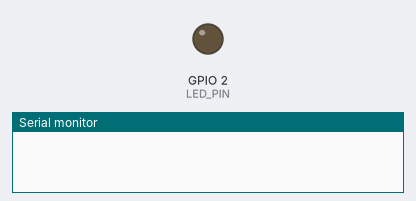
A sketch run on a simulated ESP32-S3. On the bench: output pins drawn as LEDs (lit = HIGH), the last lines printed to the serial monitor. Nothing arrives over Bluetooth unless stated; a phone connects over Bluetooth LE 3 s after start.

Above: at 0.0 s.
At 3.1 s:
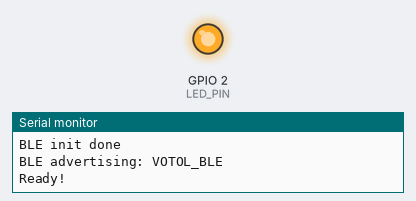
Timing chart, 0 to 7.5 s (numbered marks = the images above):
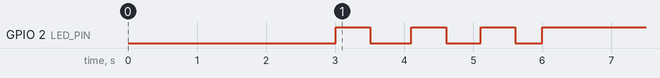

Measured:
- by itself, GPIO 2 (LED_PIN): goes HIGH 0.50 s, LOW 0.60 s, HIGH 0.50 s, LOW 0.50 s, HIGH 0.50 s, LOW 0.39 s, then HIGH

The sketch:

votol_ble_bridge.ino
```cpp
/*
 * Votol Serial-to-BLE Bridge for VoltronDash
 *
 * Wiring (ESP32-S3):
 *   ESP32 GPIO9  (RX) <- Votol TX
 *   ESP32 GPIO10 (TX) -> Votol RX
 *   ESP32 GND         -  Votol GND
 *
 * SHOW command must include volcalib/curcalib values
 * or the controller reports 0V!
 */

#include <BLEDevice.h>
#include <BLEServer.h>
#include <BLEUtils.h>
#include <BLE2902.h>

// --- Pin Config ---
#define VOTOL_RX_PIN 9
#define VOTOL_TX_PIN 10
#define VOTOL_BAUD   9600
#define LED_PIN      2

// --- BLE Config ---
#define DEVICE_NAME  "VOTOL_BLE"
#define SERVICE_UUID "0000ffe0-0000-1000-8000-00805f9b34fb"
#define NOTIFY_UUID  "0000ffe1-0000-1000-8000-00805f9b34fb"
#define WRITE_UUID   "0000ffe2-0000-1000-8000-00805f9b34fb"

#define SHOW_INTERVAL_MS  1000
#define SERIAL_TIMEOUT_MS 100

// SHOW command WITH calibration values:
// B16=0x1E (weak flux cal=30), B17=0xAA
// B18-19=0x04 0x67 (volcalib=1127)
// B20-21=0x00 0xF3 (curcalib=243)
static const uint8_t SHOW_CMD[] = {
  0xC9, 0x14, 0x02, 0x53, 0x48, 0x4F, 0x57, 0x00,
  0x00, 0x00, 0x00, 0x00, 0xAA, 0x00, 0x00, 0x00,
  0x1E, 0xAA, 0x04, 0x67, 0x00, 0xF3, 0x52, 0x0D
};

BLEServer* pServer = NULL;
BLECharacteristic* pNotifyChar = NULL;
bool bleConnected = false;
uint32_t lastShowTime = 0;
uint32_t lastLedToggle = 0;
bool ledState = false;

class ServerCB : public BLEServerCallbacks {
  void onConnect(BLEServer* s) override {
    bleConnected = true;
    digitalWrite(LED_PIN, HIGH);
    Serial.println("BLE connected");
  }
  void onDisconnect(BLEServer* s) override {
    bleConnected = false;
    Serial.println("BLE disconnected");
    delay(100);
    s->startAdvertising();
  }
};

class WriteCB : public BLECharacteristicCallbacks {
  void onWrite(BLECharacteristic* pChar) override {
    String val = pChar->getValue();
    if (val.length() > 0) {
      Serial2.write((const uint8_t*)val.c_str(), val.length());
    }
  }
};

uint8_t xorChecksum(const uint8_t* data, int len) {
  uint8_t c = 0;
  for (int i = 0; i < len; i++) c ^= data[i];
  return c;
}

bool readVotolFrame(uint8_t* frame, int maxWait) {
  uint32_t start = millis();
  int idx = 0;
  bool foundHeader = false;

  while (millis() - start < maxWait) {
    if (Serial2.available()) {
      uint8_t b = Serial2.read();
      if (!foundHeader) {
        if (idx == 0 && b == 0xC0) { frame[idx++] = b; }
        else if (idx == 1 && b == 0x14) { frame[idx++] = b; foundHeader = true; }
        else { idx = 0; }
      } else {
        frame[idx++] = b;
        if (idx >= 24) {
          if (frame[23] == 0x0D) {
            uint8_t calc = xorChecksum(frame, 22);
            if (calc == frame[22]) return true;
          }
          return false;
        }
      }
    }
  }
  return false;
}

void setup() {
  Serial.begin(115200);
  delay(3000);
  Serial.println("\n=== Votol BLE Bridge ===");
  Serial.flush();

  pinMode(LED_PIN, OUTPUT);
  digitalWrite(LED_PIN, LOW);

  Serial2.begin(VOTOL_BAUD, SERIAL_8N1, VOTOL_RX_PIN, VOTOL_TX_PIN);
  Serial.println("Votol serial on GPIO9/10 @ 9600");

  Serial.println("Starting BLE...");
  BLEDevice::init(DEVICE_NAME);
  Serial.println("BLE init done");

  pServer = BLEDevice::createServer();
  pServer->setCallbacks(new ServerCB());

  BLEService* pSvc = pServer->createService(SERVICE_UUID);
  pNotifyChar = pSvc->createCharacteristic(
    NOTIFY_UUID,
    BLECharacteristic::PROPERTY_READ | BLECharacteristic::PROPERTY_NOTIFY
  );
  pNotifyChar->addDescriptor(new BLE2902());

  BLECharacteristic* pWriteChar = pSvc->createCharacteristic(
    WRITE_UUID,
    BLECharacteristic::PROPERTY_WRITE | BLECharacteristic::PROPERTY_WRITE_NR
  );
  pWriteChar->setCallbacks(new WriteCB());

  pSvc->start();

  BLEAdvertising* pAdv = BLEDevice::getAdvertising();
  pAdv->addServiceUUID(SERVICE_UUID);
  pAdv->setScanResponse(true);
  BLEDevice::startAdvertising();

  Serial.println("BLE advertising: VOTOL_BLE");
  Serial.println("Ready!");
}

void loop() {
  uint32_t now = millis();

  if (!bleConnected) {
    if (now - lastLedToggle > 500) {
      ledState = !ledState;
      digitalWrite(LED_PIN, ledState);
      lastLedToggle = now;
    }
  }

  if (now - lastShowTime >= SHOW_INTERVAL_MS) {
    lastShowTime = now;
    while (Serial2.available()) Serial2.read();
    Serial2.write(SHOW_CMD, sizeof(SHOW_CMD));
    Serial2.flush();

    uint8_t frame[24];
    bool gotReal = false;

    for (int attempt = 0; attempt < 2; attempt++) {
      if (readVotolFrame(frame, SERIAL_TIMEOUT_MS)) {
        if (frame[0] == 0xC0) {
          gotReal = true;
          break;
        }
      } else {
        break;
      }
    }

    if (gotReal) {
      if (bleConnected) {
        pNotifyChar->setValue(frame, 24);
        pNotifyChar->notify();
      }
      Serial.printf("RAW: ");
      for (int i = 0; i < 24; i++) Serial.printf("%02X ", frame[i]);
      Serial.println();

      float voltage = ((frame[5] << 8) | frame[6]) / 10.0;
      float current = ((int16_t)((frame[7] << 8) | frame[8])) / 10.0;
      int rpm = (frame[14] << 8) | frame[15];
      int ctrlTemp = frame[16] - 50;
      int motorTemp = frame[17] - 50;
      Serial.printf("V=%.1f A=%.1f RPM=%d CT=%dC MT=%dC %s\n",
        voltage, current, rpm, ctrlTemp, motorTemp,
        bleConnected ? "[BLE]" : "");
    }
  }
}
```
